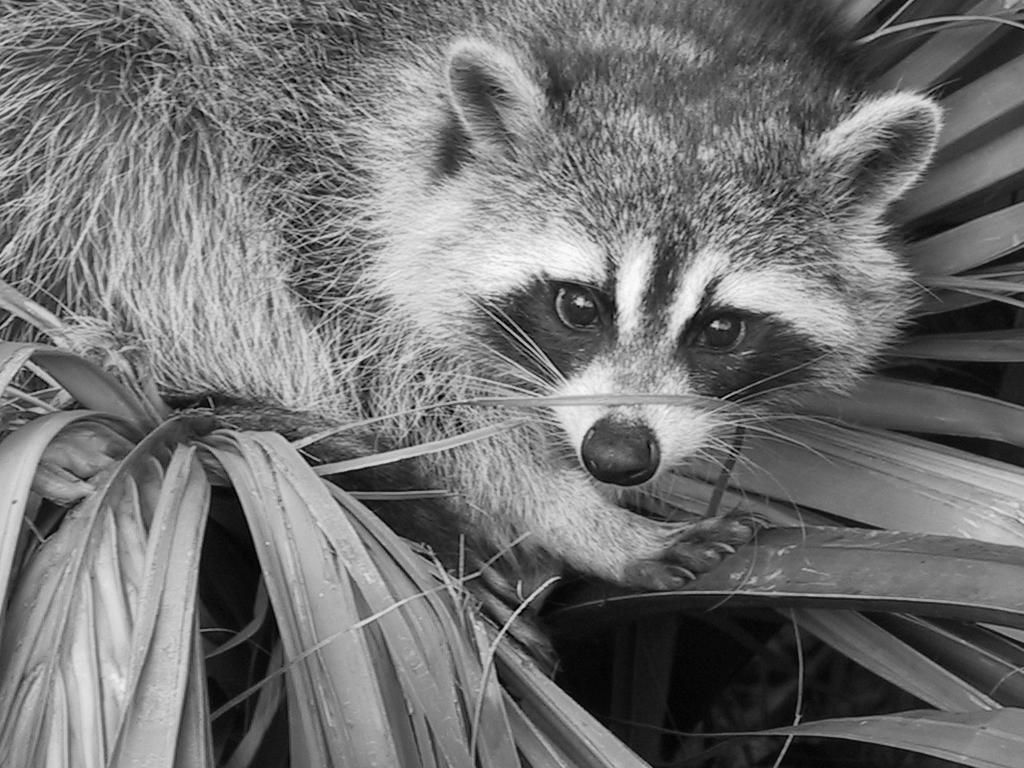
#> input picture dctdwt/data/raccoon.png, 1024 x 768 px
$ python -i image_utils.py   (imports and definitions only)
#> lines starting #> are read from the running program, lines starting #| are printed output that depends on the picture
#> further down, picture is the input picture: PIL image 1024x768 L; min 0, max 253, mean 113.8
"""Завантаження та збереження зображень у відтінках сірого; вбудовані зразки."""
from pathlib import Path

import numpy as np
from PIL import Image, ImageOps

SIZE = 512   # розмір, до якого типово зводиться зображення
ALIGN = 64   # без масштабування розміри обрізаються до кратних 64 (блоки 8×8 і щонайменше 6 рівнів Хаара)

DATA_DIR = Path(__file__).resolve().parent / "data"
SYNTHETIC = DATA_DIR / "synthetic.png"  # синтетичне 512×512: градієнти, контури, текст, дрібні текстури
PHOTO = DATA_DIR / "raccoon.png"        # реальне фото: єнот, 1024×768 (набір SciPy «face», public domain)


def prepare(img: Image.Image, resize: bool = True) -> np.ndarray:
    """Переводить зображення у відтінки сірого та зводить до розміру, зручного для перетворень.
    resize=True — центральне обрізання до квадрата і масштабування до 512×512;
    resize=False — лише обрізання країв до розмірів, кратних 64.
    """
#> called with resize = True
    img = ImageOps.exif_transpose(img)  # поворот за EXIF (фото з телефона), як у переглядачах зображень
    if img.mode.startswith("I"):  # 16 біт (PNG, TIFF, PGM): 0…65535 → 0…255; convert("L") лише обрізав би до 255
        img = Image.fromarray(np.clip(np.round(np.asarray(img) / 257), 0, 255).astype(np.uint8))
    img = img.convert("L")
    w, h = img.size
#> w = 1024; h = 768
    if resize:
        side = min(w, h)
#> side = 768
        left, top = (w - side) // 2, (h - side) // 2
#> left = 128; top = 0
        img = img.crop((left, top, left + side, top + side)).resize((SIZE, SIZE), Image.Resampling.LANCZOS)
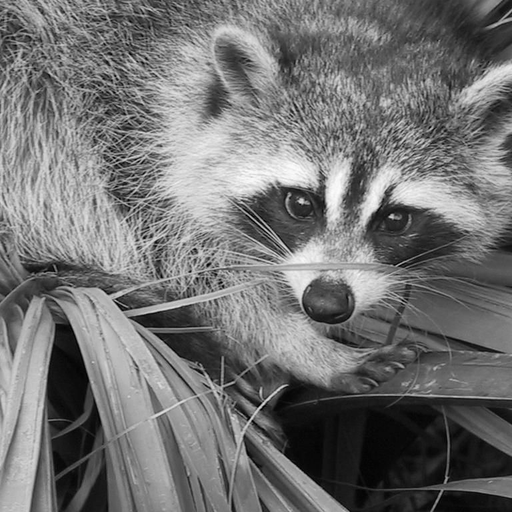
#> img: PIL image 512x512 L; min 0, max 252, mean 114.5
    else:
        nw, nh = w - w % ALIGN, h - h % ALIGN
        if not nw or not nh:
            raise ValueError(f"Зображення {w}×{h} замале (потрібно щонайменше {ALIGN}×{ALIGN})")
        left, top = (w - nw) // 2, (h - nh) // 2
        img = img.crop((left, top, left + nw, top + nh))
    return np.array(img, dtype=np.uint8)


def load_grayscale(path: str | Path, resize: bool = True) -> np.ndarray:
    """Читає файл зображення і готує його функцією prepare."""
    with Image.open(path) as img:
        return prepare(img, resize)


def save_grayscale(image: np.ndarray, path: str | Path) -> None:
    """Зберігає масив uint8 як зображення у відтінках сірого."""
    Image.fromarray(image.astype(np.uint8)).save(path)

>>> from PIL import Image
>>> picture = Image.open('data/raccoon.png')
>>> result = prepare(picture)
